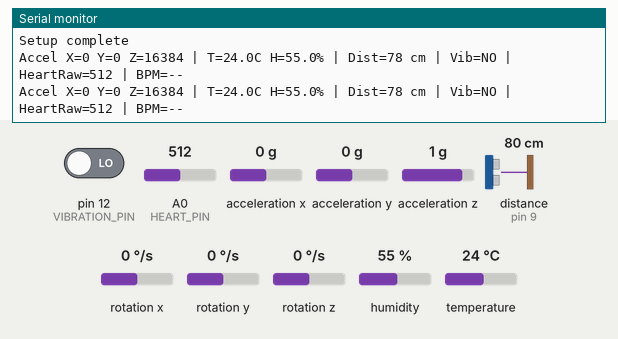
A sketch run on a simulated Arduino Uno, built with avr-gcc and run on an emulated ATmega328P. Shown: the last lines printed to the serial monitor. Wiring (inferred from the names in the program): ultrasonic range finder: trigger pin 8; echo pin 9. Inputs (shaded band) come from the test bench; at power-on: pin 12 (VIBRATION_PIN) LOW, acceleration z 1 g, A0 (HEART_PIN) = 512, acceleration x 0 g, acceleration y 0 g, distance to the obstacle (sensor on pin 9) 80 cm, rotation x 0 °/s, rotation y 0 °/s, rotation z 0 °/s, humidity 55 %, temperature 24 °C. The echo pulse lasts 58.3 µs per cm; the modem accepts every AT command (registered, SIM ready, sends succeed) and sends nothing else.

Above: at 2.5 s.
2.6 s: pin 12 (VIBRATION_PIN) driven HIGH
At 3.7 s:
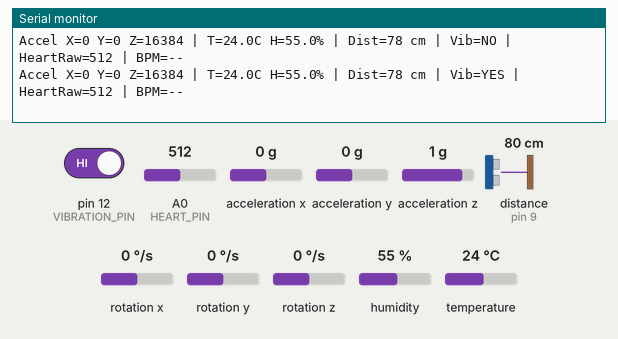
5.8 s: acceleration z set to 0 g
At 6.8 s:
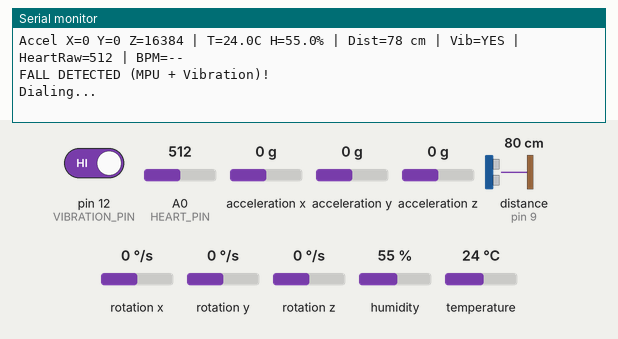

The sketch:

Smart_Helmet.ino
```cpp
#include <Wire.h>
#include <MPU6050.h>
#include <DHT.h>
#include <SoftwareSerial.h>

/************ DHT22 ************/
#define DHTPIN 4
#define DHTTYPE DHT22
DHT dht(DHTPIN, DHTTYPE);

/************ MPU6050 ************/
MPU6050 mpu;

/************ Ultrasonic ************/
#define TRIG_PIN 8
#define ECHO_PIN 9

/************ Vibration (SW-420) ************/
#define VIBRATION_PIN 12

/************ Heart Rate (Analog) ************/
#define HEART_PIN A0

/************ SIM800L (GSM) ************/
#define SIM800_TX 10  // Arduino TX -> SIM800 RX
#define SIM800_RX 11  // Arduino RX <- SIM800 TX
SoftwareSerial sim800(SIM800_TX, SIM800_RX);

// Your emergency phone number (plain ASCII only)
String phoneNumber = "+8801893072703";

/************ Fall Detection ************/
int  fallThreshold = 15000;   // same threshold scheme you used
bool fallDetected  = false;

/************ Heartbeat detection state ************/
const unsigned long SAMPLE_INTERVAL_MS = 2;    // ~500 Hz sampling
unsigned long lastSampleMs = 0;

int   rawVal = 0;
float lpFiltered = 0.0f;       // low-pass filtered signal
float baseline  = 520.0f;      // running baseline (auto-learns)
float threshOffset = 12.0f;    // threshold above baseline (tune 8–20)
bool  aboveThreshold = false;

unsigned long lastBeatMs = 0;
const unsigned long REFRACTORY_MS = 250;       // ignore beats <250ms apart
unsigned long ibiMs = 0;
unsigned long ibiWindow[5] = {0,0,0,0,0};
uint8_t ibiIdx = 0;
bool haveBpm = false;
int  bpm = 0;

/************ Timers ************/
unsigned long lastPrintMs = 0;

/************ Helpers ************/
void heartbeatSampleAndDetect() {
  unsigned long now = millis();
  if (now - lastSampleMs < SAMPLE_INTERVAL_MS) return;
  lastSampleMs = now;

  rawVal = analogRead(HEART_PIN);                      // 0..1023
  lpFiltered = 0.9f * lpFiltered + 0.1f * rawVal;      // simple LPF
  baseline  = 0.999f * baseline + 0.001f * lpFiltered; // slow drift track

  float threshold = baseline + threshOffset;
  bool isAbove = (lpFiltered > threshold);
  unsigned long dt = now - lastBeatMs;

  if (isAbove && !aboveThreshold && dt > REFRACTORY_MS) {
    // Rising edge => beat detected
    if (lastBeatMs != 0) {
      ibiMs = dt;
      if (ibiMs >= 300 && ibiMs <= 2000) { // approx 30..200 BPM
        ibiWindow[ibiIdx] = ibiMs;
        ibiIdx = (ibiIdx + 1) % 5;

        unsigned long sum = 0; uint8_t n = 0;
        for (uint8_t i = 0; i < 5; i++) {
          if (ibiWindow[i] > 0) { sum += ibiWindow[i]; n++; }
        }
        if (n > 0) {
          float avgIbi = (float)sum / n;
          bpm = (int)(60000.0f / avgIbi + 0.5f);
          haveBpm = true;
        }
      }
    }
    lastBeatMs = now;
  }
  aboveThreshold = isAbove;
}

long readDistanceCM() {
  digitalWrite(TRIG_PIN, LOW);  delayMicroseconds(2);
  digitalWrite(TRIG_PIN, HIGH); delayMicroseconds(10);
  digitalWrite(TRIG_PIN, LOW);
  long duration = pulseIn(ECHO_PIN, HIGH, 30000UL); // 30ms timeout
  if (duration == 0) return -1;
  return (long)(duration * 0.034 / 2);
}

void makeCall() {
  Serial.println("Dialing...");
  sim800.print("ATD");
  sim800.print(phoneNumber);
  sim800.println(";");
  delay(20000);               // ring ~20s
  sim800.println("ATH");      // hang up
  Serial.println("Call finished");
}

void sendSMSAlert(float temp, float hum, long dist) {
  Serial.println("Sending SMS...");
  sim800.println("AT+CMGF=1");               // text mode
  delay(400);
  sim800.print("AT+CMGS=\""); sim800.print(phoneNumber); sim800.println("\"");
  delay(400);

  sim800.print("ALERT: Fall detected! Immediate help required.");
  sim800.print("\nBPM: ");
  if (haveBpm) sim800.print(bpm); else sim800.print("N/A");

  sim800.print("\nTemp: "); sim800.print(isnan(temp) ? 0 : temp, 1); sim800.print(" C");
  sim800.print("\nHum: ");  sim800.print(isnan(hum)  ? 0 : hum, 1);  sim800.print(" %");
  sim800.print("\nDist: "); sim800.print(dist); sim800.print(" cm");

  delay(300);
  sim800.write(26); // Ctrl+Z to send
  Serial.println("SMS sent");
}

void setup() {
  Serial.begin(9600);
  Wire.begin();

  // MPU6050
  mpu.initialize();
  if (!mpu.testConnection()) {
    Serial.println("MPU6050 connection failed");
    while (1);
  }
  Serial.println("MPU6050 OK");

  // DHT
  dht.begin();

  // Ultrasonic & Vibration
  pinMode(TRIG_PIN, OUTPUT);
  pinMode(ECHO_PIN, INPUT);
  pinMode(VIBRATION_PIN, INPUT);

  // Heart sensor
  pinMode(HEART_PIN, INPUT);

  // SIM800L
  sim800.begin(9600);
  delay(800);
  sim800.println("AT");
  delay(500);
  while (sim800.available()) Serial.write(sim800.read());
  Serial.println("SIM800L ready");

  Serial.println("Setup complete");
}

void loop() {
  // Keep heartbeat sampling frequent
  heartbeatSampleAndDetect();

  // Read MPU + Vibration frequently for fall detection
  static unsigned long lastFastMs = 0;
  if (millis() - lastFastMs >= 50) {
    lastFastMs = millis();

    int16_t ax, ay, az;
    mpu.getAcceleration(&ax, &ay, &az);
    long totalAcceleration = (long)ax * ax + (long)ay * ay + (long)az * az;
    bool mpuFall = (totalAcceleration < fallThreshold);

    bool vibrationDetected = (digitalRead(VIBRATION_PIN) == HIGH);

    if (mpuFall && vibrationDetected) {
      if (!fallDetected) {
        Serial.println("FALL DETECTED (MPU + Vibration)!");
        fallDetected = true;

        // Grab current readings for the SMS
        float temp = dht.readTemperature();
        float hum  = dht.readHumidity();
        long  dist = readDistanceCM();

        makeCall();
        sendSMSAlert(temp, hum, dist);
      }
    } else {
      fallDetected = false;
    }
  }

  // Slow status print (1 Hz)
  if (millis() - lastPrintMs >= 1000) {
    lastPrintMs = millis();

    int16_t ax, ay, az;
    mpu.getAcceleration(&ax, &ay, &az);
    float temp = dht.readTemperature();
    float hum  = dht.readHumidity();
    long  dist = readDistanceCM();
    bool  vib  = (digitalRead(VIBRATION_PIN) == HIGH);

    Serial.print("Accel X="); Serial.print(ax);
    Serial.print(" Y="); Serial.print(ay);
    Serial.print(" Z="); Serial.print(az);

    Serial.print(" | T="); if (!isnan(temp)) Serial.print(temp,1); else Serial.print("NaN");
    Serial.print("C H=");  if (!isnan(hum))  Serial.print(hum,1);  else Serial.print("NaN");
    Serial.print("%");

    Serial.print(" | Dist="); Serial.print(dist); Serial.print(" cm");
    Serial.print(" | Vib=");  Serial.print(vib ? "YES" : "NO");

    Serial.print(" | HeartRaw="); Serial.print(rawVal);
    Serial.print(" | BPM=");     if (haveBpm) Serial.print(bpm); else Serial.print("--");

    Serial.println();
  }
}
```

Measured:
- after the input at 2.6 s, the serial monitor: prints a new line after 0.71 s (image 1)
- after the input at 5.8 s, the serial monitor: prints a new line after 0.05 s (image 2)
